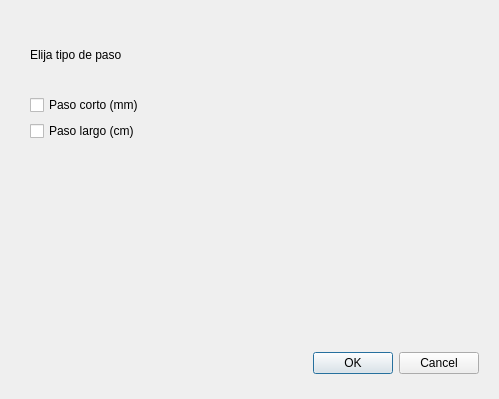
<?xml version="1.0" encoding="UTF-8"?>
<ui version="4.0">
 <class>opt1</class>
 <widget class="QDialog" name="opt1">
  <property name="geometry">
   <rect>
    <x>0</x>
    <y>0</y>
    <width>499</width>
    <height>399</height>
   </rect>
  </property>
  <property name="minimumSize">
   <size>
    <width>499</width>
    <height>399</height>
   </size>
  </property>
  <property name="maximumSize">
   <size>
    <width>500</width>
    <height>400</height>
   </size>
  </property>
  <property name="windowTitle">
   <string>Dialog</string>
  </property>
  <widget class="QDialogButtonBox" name="buttonBox">
   <property name="geometry">
    <rect>
     <x>310</x>
     <y>350</y>
     <width>169</width>
     <height>26</height>
    </rect>
   </property>
   <property name="orientation">
    <enum>Qt::Horizontal</enum>
   </property>
   <property name="standardButtons">
    <set>QDialogButtonBox::Cancel|QDialogButtonBox::Ok</set>
   </property>
  </widget>
  <widget class="QWidget" name="">
   <property name="geometry">
    <rect>
     <x>30</x>
     <y>20</y>
     <width>161</width>
     <height>121</height>
    </rect>
   </property>
   <layout class="QVBoxLayout" name="verticalLayout_2">
    <item>
     <widget class="QLabel" name="label">
      <property name="text">
       <string>Elija tipo de paso</string>
      </property>
     </widget>
    </item>
    <item>
     <layout class="QVBoxLayout" name="verticalLayout">
      <item>
       <widget class="QCheckBox" name="checkBox_2">
        <property name="text">
         <string>Paso corto (mm)</string>
        </property>
       </widget>
      </item>
      <item>
       <widget class="QCheckBox" name="checkBox">
        <property name="text">
         <string>Paso largo (cm)</string>
        </property>
       </widget>
      </item>
     </layout>
    </item>
   </layout>
  </widget>
 </widget>
 <resources/>
 <connections>
  <connection>
   <sender>buttonBox</sender>
   <signal>accepted()</signal>
   <receiver>opt1</receiver>
   <slot>accept()</slot>
   <hints>
    <hint type="sourcelabel">
     <x>248</x>
     <y>254</y>
    </hint>
    <hint type="destinationlabel">
     <x>157</x>
     <y>274</y>
    </hint>
   </hints>
  </connection>
  <connection>
   <sender>buttonBox</sender>
   <signal>rejected()</signal>
   <receiver>opt1</receiver>
   <slot>reject()</slot>
   <hints>
    <hint type="sourcelabel">
     <x>316</x>
     <y>260</y>
    </hint>
    <hint type="destinationlabel">
     <x>286</x>
     <y>274</y>
    </hint>
   </hints>
  </connection>
 </connections>
</ui>
